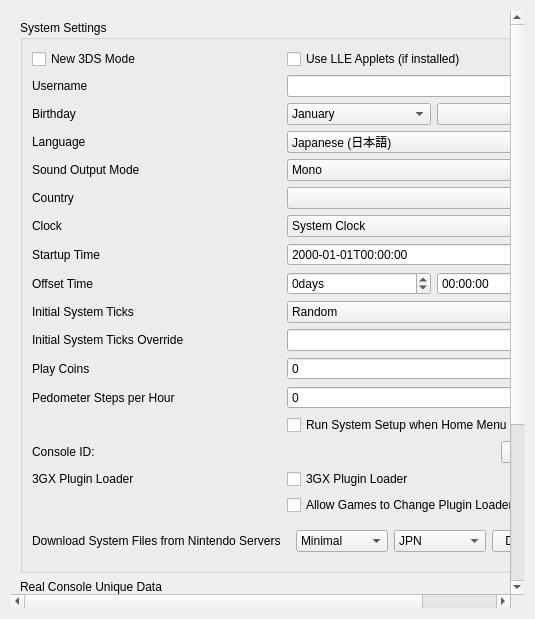
<?xml version="1.0" encoding="UTF-8"?>
<ui version="4.0">
 <class>ConfigureSystem</class>
 <widget class="QWidget" name="ConfigureSystem">
  <property name="geometry">
   <rect>
    <x>0</x>
    <y>0</y>
    <width>535</width>
    <height>619</height>
   </rect>
  </property>
  <property name="windowTitle">
   <string>Form</string>
  </property>
  <layout class="QVBoxLayout" name="verticalLayout_scrollbar">
   <item>
    <widget class="QScrollArea" name="scrollArea">
     <property name="minimumSize">
      <size>
       <width>0</width>
       <height>480</height>
      </size>
     </property>
     <property name="frameShape">
      <enum>QFrame::NoFrame</enum>
     </property>
     <property name="lineWidth">
      <number>1</number>
     </property>
     <property name="widgetResizable">
      <bool>true</bool>
     </property>
     <widget class="QWidget" name="scrollAreaWidgetContents">
      <property name="geometry">
       <rect>
        <x>0</x>
        <y>0</y>
        <width>422</width>
        <height>500</height>
       </rect>
      </property>
      <layout class="QHBoxLayout" name="horizontalLayout">
       <item>
        <layout class="QVBoxLayout" name="verticalLayout">
         <item>
          <widget class="QGroupBox" name="group_system_settings">
           <property name="title">
            <string>System Settings</string>
           </property>
           <layout class="QGridLayout" name="gridLayout">
            <item row="1" column="0">
             <widget class="QCheckBox" name="toggle_new_3ds">
              <property name="toolTip">
               <string>&lt;html&gt;&lt;head/&gt;&lt;body&gt;&lt;p&gt;The system model that Borked3DS will try to emulate.&lt;/p&gt;&lt;/body&gt;&lt;/html&gt;</string>
              </property>
              <property name="text">
               <string>New 3DS Mode</string>
              </property>
             </widget>
            </item>
            <item row="1" column="1">
             <widget class="QCheckBox" name="toggle_lle_applets">
              <property name="toolTip">
               <string>&lt;html&gt;&lt;head/&gt;&lt;body&gt;&lt;p&gt;Use the original 3DS OS software for emulation. For example, use the same keyboard screen as a 3DS when games request the software keyboard, rather than a popup.&lt;/p&gt;&lt;/body&gt;&lt;/html&gt;</string>
              </property>
              <property name="text">
               <string>Use LLE Applets (if installed)</string>
              </property>
             </widget>
            </item>
            <item row="2" column="1">
             <widget class="QLineEdit" name="edit_username">
              <property name="sizePolicy">
               <sizepolicy hsizetype="Preferred" vsizetype="Fixed">
                <horstretch>0</horstretch>
                <verstretch>0</verstretch>
               </sizepolicy>
              </property>
              <property name="maxLength">
               <number>10</number>
              </property>
             </widget>
            </item>
            <item row="2" column="0">
             <widget class="QLabel" name="label_username">
              <property name="text">
               <string>Username</string>
              </property>
             </widget>
            </item>
            <item row="3" column="0">
             <widget class="QLabel" name="label_birthday">
              <property name="text">
               <string>Birthday</string>
              </property>
             </widget>
            </item>
            <item row="3" column="1">
             <layout class="QHBoxLayout" name="horizontalLayout_birthday2">
              <item>
               <widget class="QComboBox" name="combo_birthmonth">
                <item>
                 <property name="text">
                  <string>January</string>
                 </property>
                </item>
                <item>
                 <property name="text">
                  <string>February</string>
                 </property>
                </item>
                <item>
                 <property name="text">
                  <string>March</string>
                 </property>
                </item>
                <item>
                 <property name="text">
                  <string>April</string>
                 </property>
                </item>
                <item>
                 <property name="text">
                  <string>May</string>
                 </property>
                </item>
                <item>
                 <property name="text">
                  <string>June</string>
                 </property>
                </item>
                <item>
                 <property name="text">
                  <string>July</string>
                 </property>
                </item>
                <item>
                 <property name="text">
                  <string>August</string>
                 </property>
                </item>
                <item>
                 <property name="text">
                  <string>September</string>
                 </property>
                </item>
                <item>
                 <property name="text">
                  <string>October</string>
                 </property>
                </item>
                <item>
                 <property name="text">
                  <string>November</string>
                 </property>
                </item>
                <item>
                 <property name="text">
                  <string>December</string>
                 </property>
                </item>
               </widget>
              </item>
              <item>
               <widget class="QComboBox" name="combo_birthday"/>
              </item>
             </layout>
            </item>
            <item row="4" column="0">
             <widget class="QLabel" name="label_language">
              <property name="text">
               <string>Language</string>
              </property>
             </widget>
            </item>
            <item row="4" column="1">
             <widget class="QComboBox" name="combo_language">
              <property name="toolTip">
               <string>&lt;html&gt;&lt;head/&gt;&lt;body&gt;&lt;p&gt;Note: This can be overridden when region setting is 'Auto-select'.&lt;/p&gt;&lt;/body&gt;&lt;/html&gt;</string>
              </property>
              <item>
               <property name="text">
                <string>Japanese (日本語)</string>
               </property>
              </item>
              <item>
               <property name="text">
                <string>English</string>
               </property>
              </item>
              <item>
               <property name="text">
                <string>French (français)</string>
               </property>
              </item>
              <item>
               <property name="text">
                <string>German (Deutsch)</string>
               </property>
              </item>
              <item>
               <property name="text">
                <string>Italian (italiano)</string>
               </property>
              </item>
              <item>
               <property name="text">
                <string>Spanish (español)</string>
               </property>
              </item>
              <item>
               <property name="text">
                <string>Simplified Chinese (简体中文)</string>
               </property>
              </item>
              <item>
               <property name="text">
                <string>Korean (한국어)</string>
               </property>
              </item>
              <item>
               <property name="text">
                <string>Dutch (Nederlands)</string>
               </property>
              </item>
              <item>
               <property name="text">
                <string>Portuguese (português)</string>
               </property>
              </item>
              <item>
               <property name="text">
                <string>Russian (Русский)</string>
               </property>
              </item>
              <item>
               <property name="text">
                <string>Traditional Chinese (正體中文)</string>
               </property>
              </item>
             </widget>
            </item>
            <item row="5" column="0">
             <widget class="QLabel" name="label_sound">
              <property name="text">
               <string>Sound Output Mode</string>
              </property>
             </widget>
            </item>
            <item row="5" column="1">
             <widget class="QComboBox" name="combo_sound">
              <item>
               <property name="text">
                <string>Mono</string>
               </property>
              </item>
              <item>
               <property name="text">
                <string>Stereo</string>
               </property>
              </item>
              <item>
               <property name="text">
                <string>Surround</string>
               </property>
              </item>
             </widget>
            </item>
            <item row="6" column="0">
             <widget class="QLabel" name="label_country">
              <property name="text">
               <string>Country</string>
              </property>
             </widget>
            </item>
            <item row="6" column="1">
             <widget class="QComboBox" name="combo_country"/>
            </item>
            <item row="7" column="0">
             <widget class="QLabel" name="label_init_clock">
              <property name="toolTip">
               <string>&lt;html&gt;&lt;head/&gt;&lt;body&gt;&lt;p&gt;Set the emulated 3DS clock to either reflect that of your device or start at a simulated date and time.&lt;/p&gt;&lt;p&gt;If the clock is set to 'Simulated Clock', this changes the fixed date and time to start at.&lt;/p&gt;&lt;/body&gt;&lt;/html&gt;</string>
              </property>
              <property name="text">
               <string>Clock</string>
              </property>
             </widget>
            </item>
            <item row="7" column="1">
             <widget class="QComboBox" name="combo_init_clock">
              <item>
               <property name="text">
                <string>System Clock</string>
               </property>
              </item>
              <item>
               <property name="text">
                <string>Simulated Clock</string>
               </property>
              </item>
             </widget>
            </item>
            <item row="8" column="0">
             <widget class="QLabel" name="label_init_time">
              <property name="text">
               <string>Startup Time</string>
              </property>
             </widget>
            </item>
            <item row="8" column="1">
             <widget class="QDateTimeEdit" name="edit_init_time">
              <property name="displayFormat">
               <string>yyyy-MM-ddTHH:mm:ss</string>
              </property>
             </widget>
            </item>
            <item row="9" column="0">
             <widget class="QLabel" name="label_init_time_offset">
              <property name="toolTip">
               <string>&lt;html&gt;&lt;head/&gt;&lt;body&gt;&lt;p&gt;Displace the system time by days, hours, minutes, or seconds.&lt;/p&gt;&lt;/body&gt;&lt;/html&gt;</string>
              </property>
              <property name="text">
               <string>Offset Time</string>
              </property>
             </widget>
            </item>
            <item row="9" column="1">
             <layout class="QGridLayout" name="edit_init_time_offset_grid">
              <item row="0" column="0">
               <widget class="QSpinBox" name="edit_init_time_offset_days">
                <property name="suffix">
                 <string>days</string>
                </property>
                <property name="minimum">
                 <number>-2147483648</number>
                </property>
                <property name="maximum">
                 <number>2147483647</number>
                </property>
               </widget>
              </item>
              <item row="0" column="1">
               <widget class="QTimeEdit" name="edit_init_time_offset_time">
                <property name="displayFormat">
                 <string>HH:mm:ss</string>
                </property>
               </widget>
              </item>
             </layout>
            </item>
            <item row="10" column="0">
             <widget class="QLabel" name="label_init_ticks_type">
              <property name="toolTip">
               <string>&lt;html&gt;&lt;head/&gt;&lt;body&gt;&lt;p&gt;The system ticks count to use when Borked3DS starts. Simulates the amount of time the system ran before launching the game. This accounts for games that rely on the system tick to seed randomness.&lt;/p&gt;&lt;/body&gt;&lt;/html&gt;</string>
              </property>
              <property name="text">
               <string>Initial System Ticks</string>
              </property>
             </widget>
            </item>
            <item row="10" column="1">
             <widget class="QComboBox" name="combo_init_ticks_type">
              <item>
               <property name="text">
                <string>Random</string>
               </property>
              </item>
              <item>
               <property name="text">
                <string>Fixed</string>
               </property>
              </item>
             </widget>
            </item>
            <item row="11" column="0">
             <widget class="QLabel" name="label_init_ticks_value">
              <property name="toolTip">
               <string>&lt;html&gt;&lt;head/&gt;&lt;body&gt;&lt;p&gt;The tick count to use when Initial System Ticks is set to Fixed.&lt;/p&gt;&lt;/body&gt;&lt;/html&gt;</string>
              </property>
              <property name="text">
               <string>Initial System Ticks Override</string>
              </property>
             </widget>
            </item>
            <item row="11" column="1">
             <widget class="QLineEdit" name="edit_init_ticks_value">
              <property name="sizePolicy">
               <sizepolicy hsizetype="Preferred" vsizetype="Fixed">
                <horstretch>0</horstretch>
                <verstretch>0</verstretch>
               </sizepolicy>
              </property>
              <property name="maxLength">
               <number>20</number>
              </property>
             </widget>
            </item>
            <item row="12" column="0">
             <widget class="QLabel" name="label_play_coins">
              <property name="text">
               <string>Play Coins</string>
              </property>
             </widget>
            </item>
            <item row="12" column="1">
             <widget class="QSpinBox" name="spinBox_play_coins">
              <property name="maximum">
               <number>300</number>
              </property>
             </widget>
            </item>
            <item row="13" column="0">
              <widget class="QLabel" name="label_steps_per_hour">
                <property name="toolTip">
                 <string>&lt;html&gt;&lt;head/&gt;&lt;body&gt;&lt;p&gt;Number of steps per hour reported by the pedometer. Range from 0 to 65,535.&lt;/p&gt;&lt;/body&gt;&lt;/html&gt;</string>
                </property>
                <property name="text">
                  <string>Pedometer Steps per Hour</string>
                </property>
              </widget>
            </item>
            <item row="13" column="1">
              <widget class="QSpinBox" name="spinBox_steps_per_hour">
                <property name="maximum">
                  <number>9999</number>
                </property>
              </widget>
            </item>
            <item row="14" column="1">
             <widget class="QCheckBox" name="toggle_system_setup">
              <property name="text">
               <string>Run System Setup when Home Menu is Launched</string>
              </property>
             </widget>
            </item>
            <item row="15" column="0">
             <widget class="QLabel" name="label_console_id">
              <property name="text">
               <string>Console ID:</string>
              </property>
             </widget>
            </item>
            <item row="15" column="1">
             <widget class="QPushButton" name="button_regenerate_console_id">
              <property name="sizePolicy">
               <sizepolicy hsizetype="Fixed" vsizetype="Fixed">
                <horstretch>0</horstretch>
                <verstretch>0</verstretch>
               </sizepolicy>
              </property>
              <property name="layoutDirection">
               <enum>Qt::RightToLeft</enum>
              </property>
              <property name="text">
               <string>Regenerate</string>
              </property>
             </widget>
            </item>
            <item row="16" column="0">
             <widget class="QLabel" name="label_plugin_loader">
              <property name="text">
               <string>3GX Plugin Loader</string>
              </property>
             </widget>
            </item>
            <item row="16" column="1">
             <widget class="QCheckBox" name="plugin_loader">
              <property name="toolTip">
               <string>&lt;html&gt;&lt;head/&gt;&lt;body&gt;&lt;p&gt;Loads 3GX plugins from the emulated SD card if they are available.&lt;/p&gt;&lt;/body&gt;&lt;/html&gt;</string>
              </property>
              <property name="text">
               <string>3GX Plugin Loader</string>
              </property>
             </widget>
            </item>
            <item row="17" column="1">
             <widget class="QCheckBox" name="allow_plugin_loader">
              <property name="toolTip">
               <string>&lt;html&gt;&lt;head/&gt;&lt;body&gt;&lt;p&gt;Allows homebrew apps to enable the plugin loader even when it is disabled.&lt;/p&gt;&lt;/body&gt;&lt;/html&gt;</string>
              </property>
              <property name="text">
               <string>Allow Games to Change Plugin Loader State</string>
              </property>
             </widget>
            </item>
            <item row="18" column="0">
             <widget class="QLabel" name="label_nus_download">
              <property name="text">
               <string>Download System Files from Nintendo Servers</string>
              </property>
             </widget>
            </item>
            <item row="18" column="1">
             <widget class="QWidget" name="body_nus_download">
              <layout class="QHBoxLayout" name="horizontalLayout_nus_download">
               <item>
                <widget class="QComboBox" name="combo_download_set">
                 <item>
                  <property name="text">
                   <string>Minimal</string>
                  </property>
                 </item>
                 <item>
                  <property name="text">
                   <string>Old 3DS</string>
                  </property>
                 </item>
                 <item>
                  <property name="text">
                   <string>New 3DS</string>
                  </property>
                 </item>
                </widget>
               </item>
               <item>
                <widget class="QComboBox" name="combo_download_region">
                 <item>
                  <property name="text">
                   <string>JPN</string>
                  </property>
                 </item>
                 <item>
                  <property name="text">
                   <string>USA</string>
                  </property>
                 </item>
                 <item>
                  <property name="text">
                   <string>EUR</string>
                  </property>
                 </item>
                 <item>
                  <property name="text">
                   <string>AUS</string>
                  </property>
                 </item>
                 <item>
                  <property name="text">
                   <string>CHN</string>
                  </property>
                 </item>
                 <item>
                  <property name="text">
                   <string>KOR</string>
                  </property>
                 </item>
                 <item>
                  <property name="text">
                   <string>TWN</string>
                  </property>
                 </item>
                </widget>
               </item>
               <item>
                <widget class="QPushButton" name="button_start_download">
                 <property name="sizePolicy">
                  <sizepolicy hsizetype="Fixed" vsizetype="Fixed">
                   <horstretch>0</horstretch>
                   <verstretch>0</verstretch>
                  </sizepolicy>
                 </property>
                 <property name="layoutDirection">
                  <enum>Qt::RightToLeft</enum>
                 </property>
                 <property name="text">
                  <string>Download</string>
                 </property>
                </widget>
               </item>
              </layout>
             </widget>
            </item>
           </layout>
          </widget>
         </item>
         <item>
          <widget class="QGroupBox" name="group_real_console_unique_data">
           <property name="title">
            <string>Real Console Unique Data</string>
           </property>
           <layout class="QGridLayout" name="gridLayout1">
            <item row="1" column="0">
             <widget class="QLabel" name="label_secure_info">
              <property name="text">
               <string>SecureInfo_A/B</string>
              </property>
             </widget>
            </item>
            <item row="1" column="1">
             <widget class="QWidget" name="secure_info">
              <layout class="QHBoxLayout" name="horizontalLayout_secure_info">
               <item>
                <widget class="QLabel" name="label_secure_info_status">
                 <property name="text">
                  <string/>
                 </property>
                </widget>
               </item>
               <item>
                <widget class="QPushButton" name="button_secure_info">
                 <property name="sizePolicy">
                  <sizepolicy hsizetype="Fixed" vsizetype="Fixed">
                   <horstretch>0</horstretch>
                   <verstretch>0</verstretch>
                  </sizepolicy>
                 </property>
                 <property name="layoutDirection">
                  <enum>Qt::RightToLeft</enum>
                 </property>
                 <property name="text">
                  <string>Choose</string>
                 </property>
                </widget>
               </item>
              </layout>
             </widget>
            </item>
            <item row="2" column="0">
             <widget class="QLabel" name="label_friend_code_seed">
              <property name="text">
               <string>LocalFriendCodeSeed_A/B</string>
              </property>
             </widget>
            </item>
            <item row="2" column="1">
             <widget class="QWidget" name="friend_code_seed">
              <layout class="QHBoxLayout" name="horizontalLayout_friend_code_seed">
               <item>
                <widget class="QLabel" name="label_friend_code_seed_status">
                 <property name="text">
                  <string/>
                 </property>
                </widget>
               </item>
               <item>
                <widget class="QPushButton" name="button_friend_code_seed">
                 <property name="sizePolicy">
                  <sizepolicy hsizetype="Fixed" vsizetype="Fixed">
                   <horstretch>0</horstretch>
                   <verstretch>0</verstretch>
                  </sizepolicy>
                 </property>
                 <property name="layoutDirection">
                  <enum>Qt::RightToLeft</enum>
                 </property>
                 <property name="text">
                  <string>Choose</string>
                 </property>
                </widget>
               </item>
              </layout>
             </widget>
            </item>
            <item row="3" column="0">
             <widget class="QLabel" name="label_ct_cert">
              <property name="text">
               <string>CTCert</string>
              </property>
             </widget>
            </item>
            <item row="3" column="1">
             <widget class="QWidget" name="ct_cert">
              <layout class="QHBoxLayout" name="horizontalLayout_ct_cert">
               <item>
                <widget class="QLabel" name="label_ct_cert_status">
                 <property name="text">
                  <string/>
                 </property>
                </widget>
               </item>
               <item>
                <widget class="QPushButton" name="button_ct_cert">
                 <property name="sizePolicy">
                  <sizepolicy hsizetype="Fixed" vsizetype="Fixed">
                   <horstretch>0</horstretch>
                   <verstretch>0</verstretch>
                  </sizepolicy>
                 </property>
                 <property name="layoutDirection">
                  <enum>Qt::RightToLeft</enum>
                 </property>
                 <property name="text">
                  <string>Choose</string>
                 </property>
                </widget>
               </item>
              </layout>
             </widget>
            </item>
           </layout>
          </widget>
         </item>
         <item>
          <widget class="QLabel" name="label_disable_info">
           <property name="text">
            <string>System settings are available only when game is not running.</string>
           </property>
           <property name="wordWrap">
            <bool>true</bool>
           </property>
          </widget>
         </item>
         <item>
          <spacer name="verticalSpacer">
           <property name="orientation">
            <enum>Qt::Vertical</enum>
           </property>
           <property name="sizeHint" stdset="0">
            <size>
             <width>20</width>
             <height>40</height>
            </size>
           </property>
          </spacer>
         </item>
        </layout>
       </item>
      </layout>
     </widget>
    </widget>
   </item>
  </layout>
 </widget>
 <tabstops>
  <tabstop>toggle_new_3ds</tabstop>
  <tabstop>edit_username</tabstop>
  <tabstop>combo_birthmonth</tabstop>
  <tabstop>combo_birthday</tabstop>
  <tabstop>combo_language</tabstop>
  <tabstop>combo_sound</tabstop>
  <tabstop>combo_country</tabstop>
  <tabstop>combo_init_clock</tabstop>
  <tabstop>edit_init_time</tabstop>
  <tabstop>spinBox_play_coins</tabstop>
  <tabstop>spinBox_steps_per_hour</tabstop>
  <tabstop>button_regenerate_console_id</tabstop>
 </tabstops>
 <resources/>
 <connections/>
</ui>
